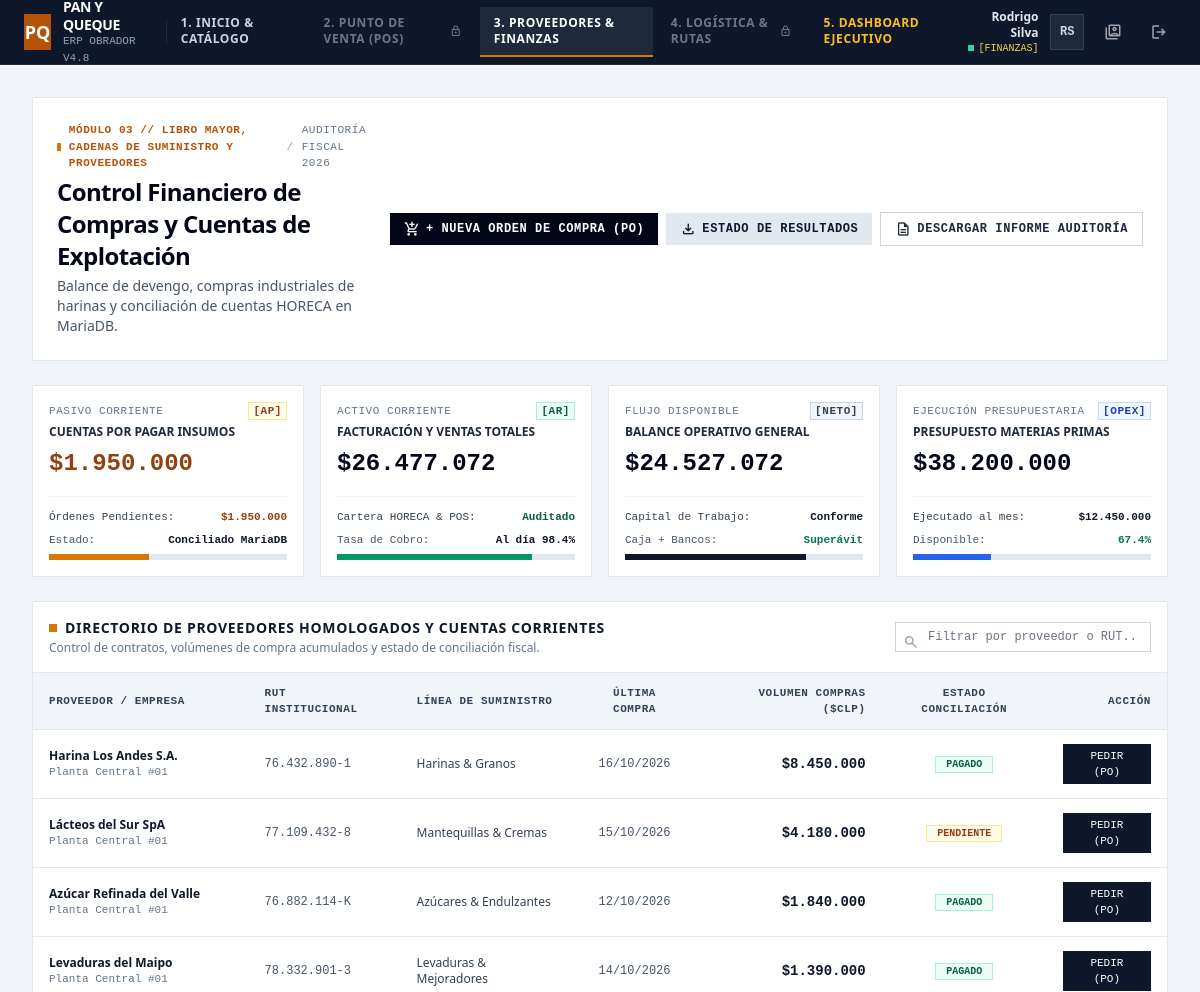
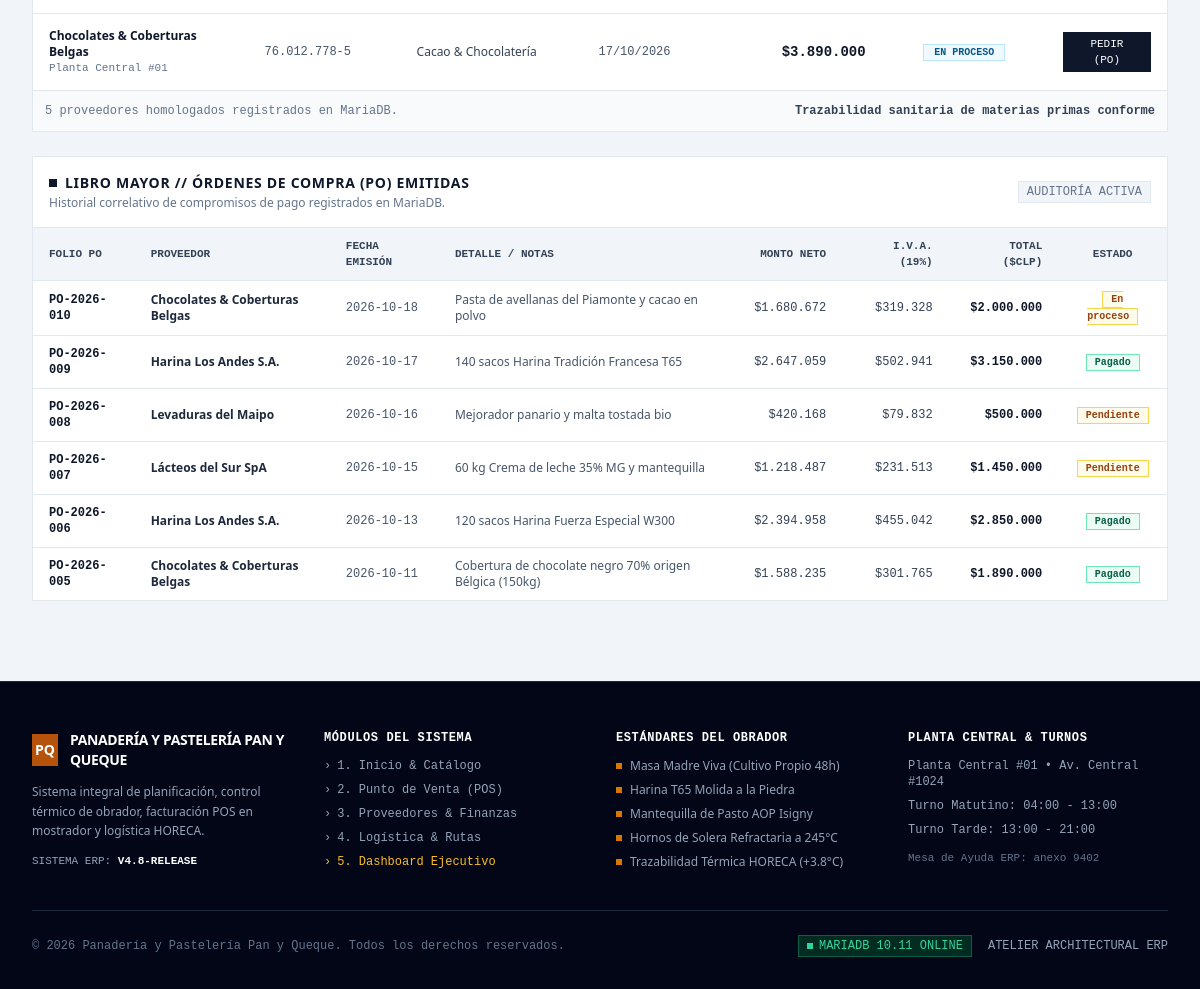
The app's page /suppliers.php (signed in) with its own data (2 pictures, top to bottom).
### tables this page shows
CREATE TABLE `suppliers` (
  `id` int(11) NOT NULL AUTO_INCREMENT,
  `name` varchar(150) NOT NULL,
  `rut` varchar(20) NOT NULL,
  `contact_name` varchar(100) DEFAULT NULL,
  `phone` varchar(50) DEFAULT NULL,
  `email` varchar(100) DEFAULT NULL,
  `category` varchar(50) DEFAULT NULL,
  `purchase_amount` int(11) NOT NULL DEFAULT 0,
  `status` varchar(30) DEFAULT 'Al día',
  `last_purchase_date` date DEFAULT NULL,
  `created_at` timestamp NULL DEFAULT current_timestamp(),
  PRIMARY KEY (`id`),
  UNIQUE KEY `rut` (`rut`)
);

CREATE TABLE `purchase_orders` (
  `id` int(11) NOT NULL AUTO_INCREMENT,
  `supplier_id` int(11) NOT NULL,
  `folio` varchar(30) NOT NULL,
  `issue_date` date DEFAULT curdate(),
  `net_amount` int(11) NOT NULL DEFAULT 0,
  `tax` int(11) NOT NULL DEFAULT 0,
  `total_amount` int(11) NOT NULL DEFAULT 0,
  `status` varchar(30) DEFAULT 'Pendiente',
  `notes` text DEFAULT NULL,
  `created_at` timestamp NULL DEFAULT current_timestamp(),
  PRIMARY KEY (`id`),
  UNIQUE KEY `folio` (`folio`),
  KEY `fk_po_supplier` (`supplier_id`),
  CONSTRAINT `fk_po_supplier` FOREIGN KEY (`supplier_id`) REFERENCES `suppliers` (`id`)
);

### public/suppliers.php (the view, shortened to what the rows shown need)
<?php
require_once __DIR__ . '/../includes/config.php';
require_once __DIR__ . '/../includes/db.php';
require_once __DIR__ . '/../includes/SupplierService.php';
require_once __DIR__ . '/../includes/header.php';
$suppliers = SupplierService::getAllSuppliers();
$recentOrders = SupplierService::getRecentPurchaseOrders(6);
?>
<div class="p-4 sm:p-6 lg:p-8 max-w-[1536px] mx-auto space-y-6">
    <section class="bg-white border border-slate-200 p-5 sm:p-6 rounded-none flex flex-col lg:flex-row lg:items-center justify-between gap-4">
        <div>
            <h1 class="text-xl sm:text-2xl font-bold tracking-tight text-slate-950">
                Control Financiero de Compras y Cuentas de Explotación
            </h1>
        </div>
    </section>
    <div class="bg-white border border-slate-200 rounded-none shadow-none">
        <div class="p-4 border-b border-slate-200 flex flex-col sm:flex-row sm:items-center justify-between gap-3">
            <div>
                <h2 class="text-sm font-bold uppercase tracking-wider text-slate-900 flex items-center space-x-2">
                    <span class="w-2 h-2 bg-amber-600 rounded-none inline-block"></span>
                    <span>Directorio de Proveedores Homologados y Cuentas Corrientes</span>
                </h2>
            </div>
        </div>
        <div class="overflow-x-auto">
            <table class="w-full text-left text-xs border-collapse">
                <thead>
                    <tr class="bg-slate-100 border-b border-slate-200 text-slate-700 font-mono font-semibold uppercase tracking-wider text-[11px]">
                        <th class="py-3 px-4">Proveedor / Empresa</th>
                        <th class="py-3 px-4">RUT Institucional</th>
                        <th class="py-3 px-4">Línea de Suministro</th>
                        <th class="py-3 px-4 text-center">Última Compra</th>
                        <th class="py-3 px-4 text-right">Volumen Compras ($CLP)</th>
                        <th class="py-3 px-4 text-center">Estado Conciliación</th>
                        <th class="py-3 px-4 text-right">Acción</th>
                    </tr>
                </thead>
                <tbody class="divide-y divide-slate-200 text-slate-800">
                    <?php foreach ($suppliers as $s): ?>
                    <tr class="hover:bg-slate-50 supplier-row transition-none">
                        <td class="py-3.5 px-4 font-bold text-slate-900">
                            <?php echo htmlspecialchars($s['nombre']); ?>
                            <span class="block text-[11px] font-mono text-slate-500 font-normal">Planta Central #01</span>
                        </td>
                        <td class="py-3.5 px-4 font-mono text-slate-600">
                            <?php echo $s['rut']; ?>
                        </td>
                        <td class="py-3.5 px-4 text-slate-700">
                            <?php echo htmlspecialchars($s['rubro']); ?>
                        </td>
                        <td class="py-3.5 px-4 text-center font-mono text-slate-600">
                            <?php echo $s['ultima_compra']; ?>
                        </td>
                        <td class="py-3.5 px-4 text-right font-mono font-bold text-slate-900 text-sm tabular-nums">
                            <?php echo formatCurrency($s['monto']); ?>
                        </td>
                        <td class="py-3.5 px-4 text-center">
                            <span class="px-2.5 py-0.5 text-[10px] font-mono font-bold uppercase rounded-none border <?php echo $s['badge']; ?>">
                                <?php echo $s['estado']; ?>
                            </span>
                        </td>
                        <td class="py-3.5 px-4 text-right">
                            <button type="button" onclick="openOrderForSupplierId(<?php echo $s['id']; ?>, '<?php echo addslashes($s['nombre']); ?>')" class="bg-slate-900 hover:bg-slate-800 text-white px-3 py-1 text-[11px] font-mono font-medium uppercase rounded-none transition-none">
                                Pedir (PO)
                            </button>
                        </td>
                    </tr>
                    <?php endforeach; ?>
                </tbody>
            </table>
        </div>
    </div>
    <div class="bg-white border border-slate-200 rounded-none shadow-none">
        <div class="overflow-x-auto">
            <table class="w-full text-left text-xs border-collapse font-mono">
                <thead>
                    <tr class="bg-slate-100 border-b border-slate-200 text-slate-700 font-semibold uppercase text-[11px]">
                        <th class="py-2.5 px-4">Folio PO</th>
                        <th class="py-2.5 px-4">Proveedor</th>
                        <th class="py-2.5 px-4">Fecha Emisión</th>
                        <th class="py-2.5 px-4">Detalle / Notas</th>
                        <th class="py-2.5 px-4 text-right">Monto Neto</th>
                        <th class="py-2.5 px-4 text-right">I.V.A. (19%)</th>
                        <th class="py-2.5 px-4 text-right">Total ($CLP)</th>
                        <th class="py-2.5 px-4 text-center">Estado</th>
                    </tr>
                </thead>
                <tbody class="divide-y divide-slate-200">
                    <?php if (empty($recentOrders)): ?>
                    <tr>
                        <td colspan="8" class="py-4 text-center text-slate-400 italic">No hay órdenes de compra registradas.</td>
                    </tr>
                    <?php else: foreach ($recentOrders as $po): ?>
                    <tr class="hover:bg-slate-50">
                        <td class="py-2.5 px-4 font-bold text-slate-900"><?php echo htmlspecialchars($po['folio']); ?></td>
                        <td class="py-2.5 px-4 font-sans font-semibold text-slate-800"><?php echo htmlspecialchars($po['supplier_name']); ?></td>
                        <td class="py-2.5 px-4 text-slate-600"><?php echo htmlspecialchars($po['issue_date']); ?></td>
                        <td class="py-2.5 px-4 font-sans text-slate-600"><?php echo htmlspecialchars($po['notes'] ?? 'Sin observaciones'); ?></td>
                        <td class="py-2.5 px-4 text-right text-slate-700 tabular-nums"><?php echo formatCurrency((int)$po['net_amount']); ?></td>
                        <td class="py-2.5 px-4 text-right text-slate-700 tabular-nums"><?php echo formatCurrency((int)$po['tax']); ?></td>
                        <td class="py-2.5 px-4 text-right font-bold text-slate-900 tabular-nums"><?php echo formatCurrency((int)$po['total_amount']); ?></td>
                        <td class="py-2.5 px-4 text-center">
                            <span class="px-2 py-0.5 text-[10px] font-bold border <?php echo ($po['status'] === 'Pagado') ? 'bg-emerald-50 text-emerald-800 border-emerald-300' : 'bg-amber-50 text-amber-800 border-amber-300'; ?>">
                                <?php echo htmlspecialchars($po['status']); ?>
                            </span>
                        </td>
                    </tr>
                    <?php endforeach; endif; ?>
                </tbody>
            </table>
        </div>
    </div>
</div>
<?php require_once __DIR__ . '/../includes/footer.php'; ?>

### records on screen
suppliers: name "Harina Los Andes S.A.", rut "76.432.890-1", category "Harinas & Granos", ultima_compra "16/10/2026", purchase_amount "$8.450.000", estado "PAGADO"
suppliers: name "Lácteos del Sur SpA", rut "77.109.432-8", category "Mantequillas & Cremas", ultima_compra "15/10/2026", purchase_amount "$4.180.000", status "PENDIENTE"
suppliers: name "Azúcar Refinada del Valle", rut "76.882.114-K", category "Azúcares & Endulzantes", ultima_compra "12/10/2026", purchase_amount "$1.840.000", estado "PAGADO"
suppliers: name "Levaduras del Maipo", rut "78.332.901-3", category "Levaduras & Mejoradores", ultima_compra "14/10/2026", purchase_amount "$1.390.000", estado "PAGADO"
suppliers: name "Chocolates & Coberturas Belgas", rut "76.012.778-5", category "Cacao & Chocolatería", ultima_compra "17/10/2026", purchase_amount "$3.890.000", status "EN PROCESO"
purchase_orders: folio "PO-2026-010", supplier.name "Chocolates & Coberturas Belgas", issue_date "2026-10-18", notes "Pasta de avellanas del Piamonte y cacao en polvo", net_amount "$1.680.672", tax "$319.328", total_amount "$2.000.000", status "En proceso"
purchase_orders: folio "PO-2026-009", supplier.name "Harina Los Andes S.A.", issue_date "2026-10-17", notes "140 sacos Harina Tradición Francesa T65", net_amount "$2.647.059", tax "$502.941", total_amount "$3.150.000", status "Pagado"
purchase_orders: folio "PO-2026-008", supplier.name "Levaduras del Maipo", issue_date "2026-10-16", notes "Mejorador panario y malta tostada bio", net_amount "$420.168", tax "$79.832", total_amount "$500.000", status "Pendiente"
purchase_orders: folio "PO-2026-007", supplier.name "Lácteos del Sur SpA", issue_date "2026-10-15", notes "60 kg Crema de leche 35% MG y mantequilla", net_amount "$1.218.487", tax "$231.513", total_amount "$1.450.000", status "Pendiente"
purchase_orders: folio "PO-2026-006", supplier.name "Harina Los Andes S.A.", issue_date "2026-10-13", notes "120 sacos Harina Fuerza Especial W300", net_amount "$2.394.958", tax "$455.042", total_amount "$2.850.000", status "Pagado"
purchase_orders: folio "PO-2026-005", supplier.name "Chocolates & Coberturas Belgas", issue_date "2026-10-11", notes "Cobertura de chocolate negro 70% origen Bélgica (150kg)", net_amount "$1.588.235", tax "$301.765", total_amount "$1.890.000", status "Pagado"

### other values on screen
$currentUser['full_name'] "Rodrigo Silva"
$userRole "FINANZAS"
$userInitials "RS"
formatCurrency($cuentasPorPagar) "$1.950.000"
formatCurrency($cuentasPorCobrar) "$26.477.072"
formatCurrency($balanceGeneral) "$24.527.072"
count($suppliers) "5"
APP_COMPANY "PANADERÍA Y PASTELERÍA PAN Y QUEQUE"
APP_YEAR "2026"
APP_COMPANY "Panadería y Pastelería Pan y Queque"
